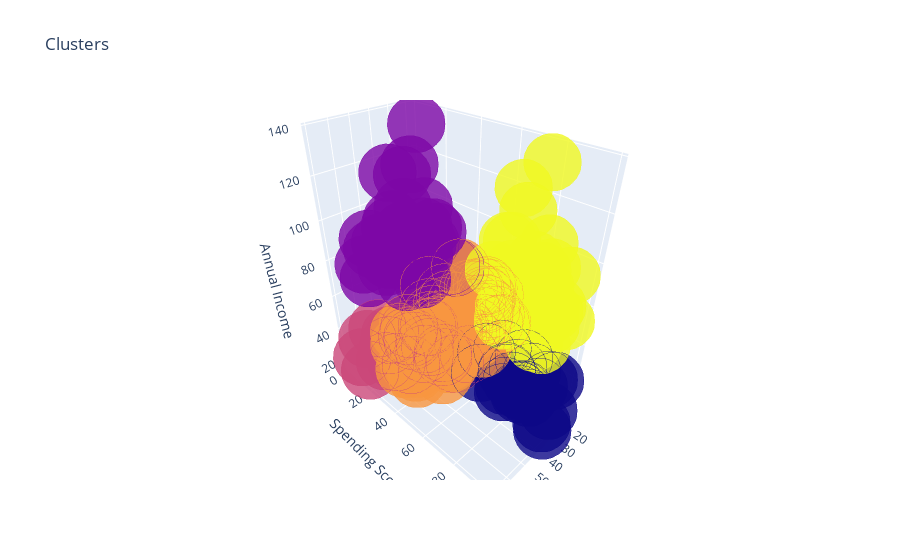

Notebook code cell kept with this figure:
### Markdown cell above
<li>Thực hiện vẽ biểu đồ 3D, biểu diễn kết quả gom cụm Tuổi, Thu nhập hằng năm và Số điểm mua sắm.

### Code cell
df['label3'] = labels3
trace1 = go.Scatter3d(
    x = df['Age'],
    y = df['Spending Score (1-100)'],
    z = df['Annual Income (k$)'],
    mode = 'markers',
    marker = dict(
        color = df['label3'],
        size = 20,
        line = dict(
            color = df['label3'],
            width = 12
        ),
        opacity = 0.8
    )
)
dat = [trace1]
layout = go.Layout(
    title = 'Clusters',
    scene = dict(
        xaxis = dict(title = 'Age'),
        yaxis = dict(title = 'Spending Score'),
        zaxis = dict(title = 'Annual Income')
    )
)
fig = go.Figure(data = dat, layout = layout)
py.offline.iplot(fig)

### Figure 1 — Plotly figure (JSON) as saved in the notebook; plotly's stock layout.template omitted (floating-point values rounded to 4 significant figures; data arrays with more than 128 entries replaced by an {"elided": "..."} marker saying what was removed)
{"data": [{"marker": {"color": {"elided": "200 int values"}, "line": {"color": {"elided": "200 int values"}, "width": 12}, "opacity": 0.8, "size": 20}, "mode": "markers", "type": "scatter3d", "x": {"elided": "200 int values"}, "y": {"elided": "200 int values"}, "z": {"elided": "200 int values"}}], "layout": {"scene": {"xaxis": {"title": {"text": "Age"}}, "yaxis": {"title": {"text": "Spending Score"}}, "zaxis": {"title": {"text": "Annual Income"}}}, "title": {"text": "Clusters"}}}
